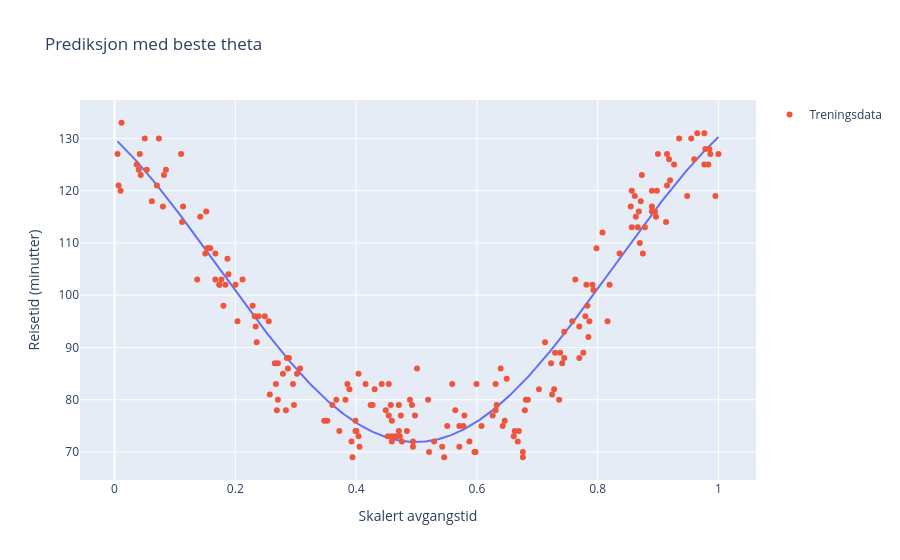

Notebook cell for this chart:
### Code cell
import tqdm 

data_acd = train_dfs["A->C->D"]
xs = data_acd["x"].to_numpy()
ys = data_acd["y"].to_numpy()
n_params = 4

best_theta = sample_theta_acd(n_params)
best_loss = float('inf')

for i in tqdm.tqdm(range(1000000)):
    if i < 10000 or np.random.random() < 0.20:
        curr_theta = sample_theta_acd(n_params)
    else:
        curr_theta = best_theta.copy()
        index = np.random.randint(n_params)

        sampled_theta = sample_theta_acd(n_params)
        curr_theta[index] = sampled_theta[index]

    y_hat = pred_acd(xs, curr_theta)
    curr_loss = get_loss(y_hat, ys)

    if curr_loss < best_loss:
        best_loss = curr_loss
        best_theta = curr_theta

print(f"Best loss: {best_loss}")
print(f"Best theta: {best_theta}")

x_plot = np.linspace(xs.min(), xs.max(), 500)

fig = px.line(
    x=x_plot,
    y=pred_acd(x_plot, best_theta),
    title="Prediksjon med beste theta",
    labels={"x": "Skalert avgangstid", "y": "Reisetid (minutter)"}
)
fig.add_scatter(x=xs, y=ys, mode="markers", name="Treningsdata")
fig.show(renderer="vscode")

rmse = np.sqrt(best_loss / len(ys))
print(f"RMSE på treningsdata: {rmse:.2f} minutter")

### Figure 1 — Plotly figure (JSON) as saved in the notebook; plotly's stock layout.template omitted (floating-point values rounded to 4 significant figures; data arrays with more than 128 entries replaced by an {"elided": "..."} marker saying what was removed)
{"data": [{"hovertemplate": "Skalert avgangstid=%{x}<br>Reisetid (minutter)=%{y}<extra></extra>", "legendgroup": "", "line": {"color": "#636efa", "dash": "solid"}, "marker": {"symbol": "circle"}, "mode": "lines", "name": "", "orientation": "v", "showlegend": false, "type": "scatter", "x": {"elided": "500 float values"}, "xaxis": "x", "y": {"elided": "500 float values"}, "yaxis": "y"}, {"mode": "markers", "name": "Treningsdata", "type": "scatter", "x": {"elided": "202 float values"}, "y": {"elided": "202 float values"}}], "layout": {"legend": {"tracegroupgap": 0}, "title": {"text": "Prediksjon med beste theta"}, "xaxis": {"anchor": "y", "domain": [0, 1], "title": {"text": "Skalert avgangstid"}}, "yaxis": {"anchor": "x", "domain": [0, 1], "title": {"text": "Reisetid (minutter)"}}}}
